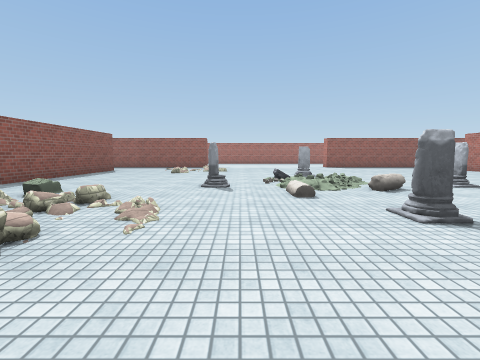
[1] (above)

22 first-person views from a walk through a 3-D level made in the Unity game engine. The camera is 1.3 m above the floor, tilts 6° down and sees 90° across. The floor is counted in squares, 2 m on a side. Each view is taken from the middle of a square. On the plan, view 1 faces up. The plan holds only what a view shows up to about 9 squares ahead; the rest is blank. The player character is not drawn. Surface patterns are stand-ins for the level's own textures.

[2]
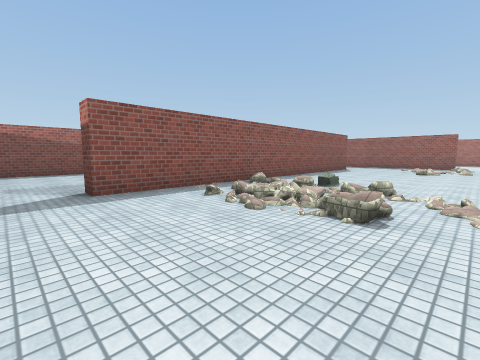

[3]
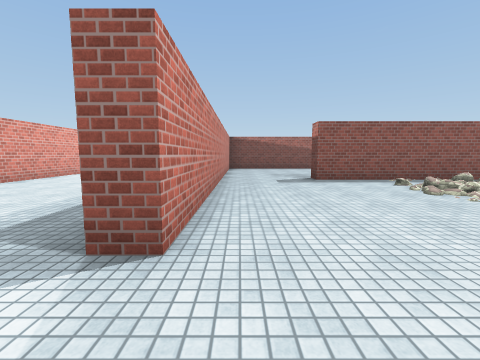

[4]
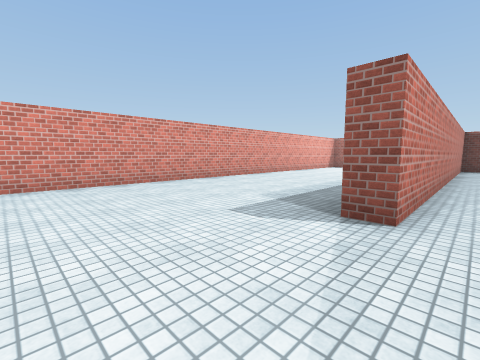

[5]
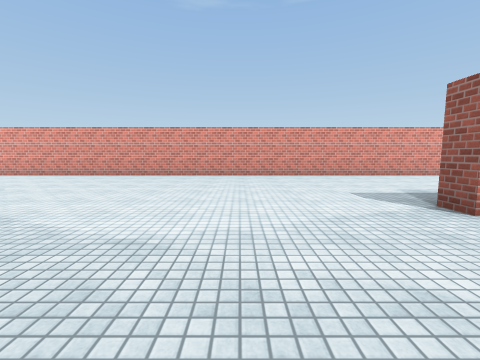

[6]
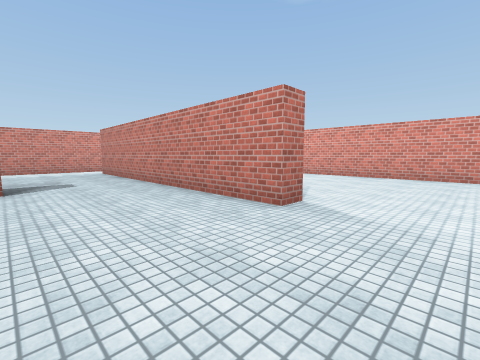

[7]
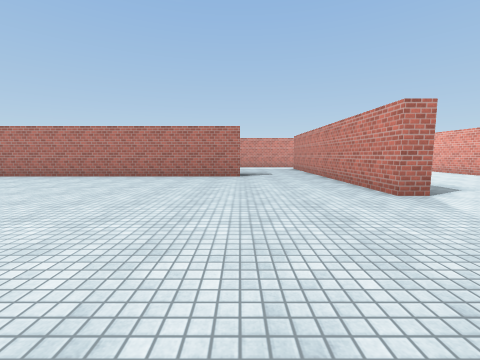

[8]
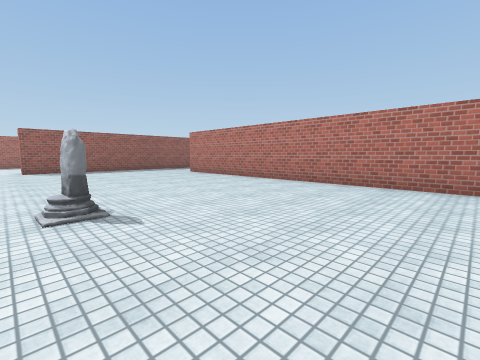

[9]
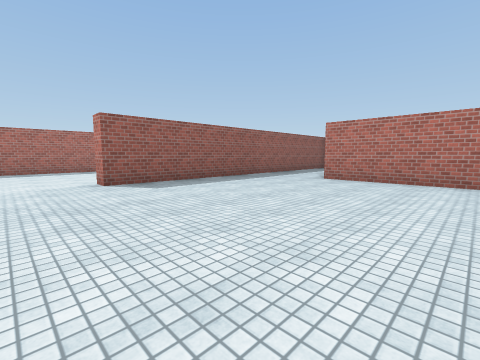

[10]
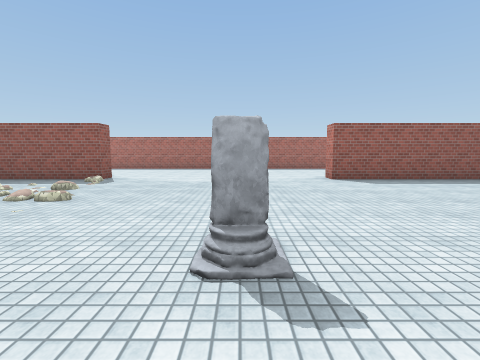

[11]
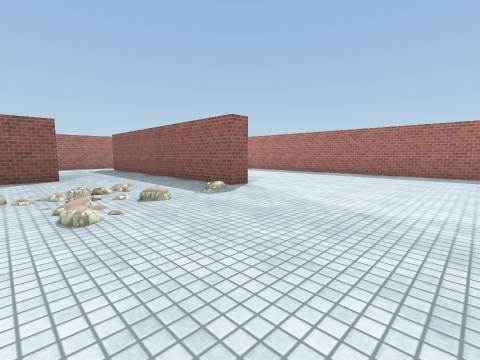

[12]
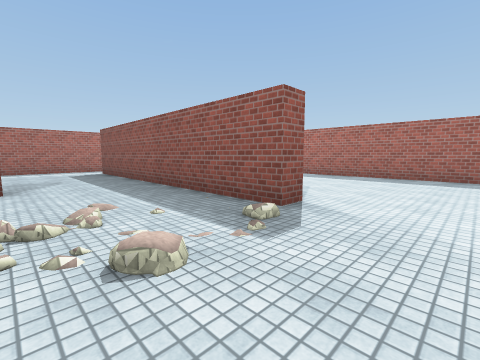

[13]
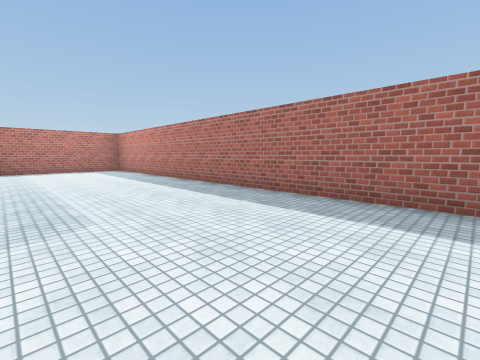

[14]
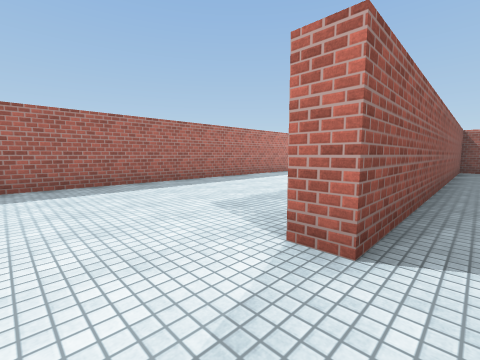

[15]
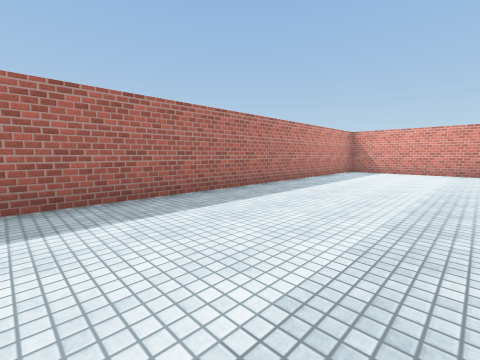

[16]
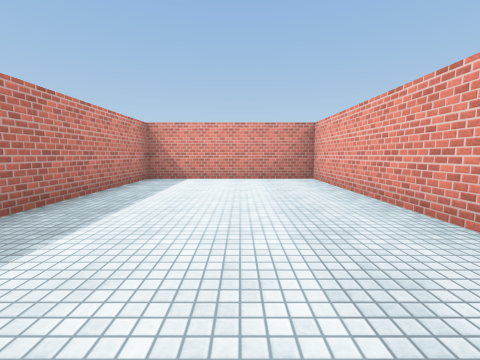

[17]
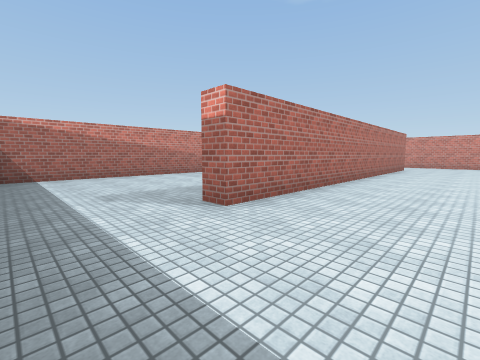

[18]
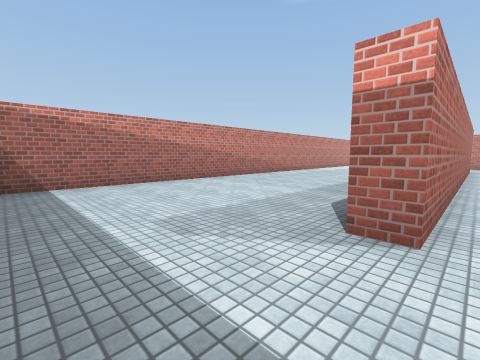

[19]
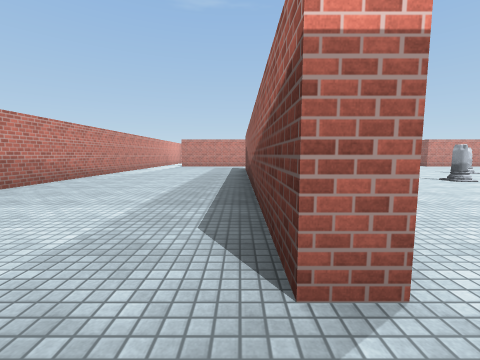

[20]
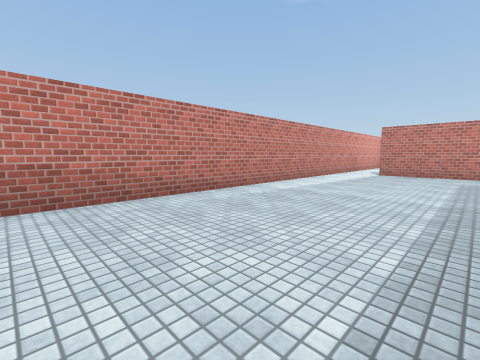

[21]
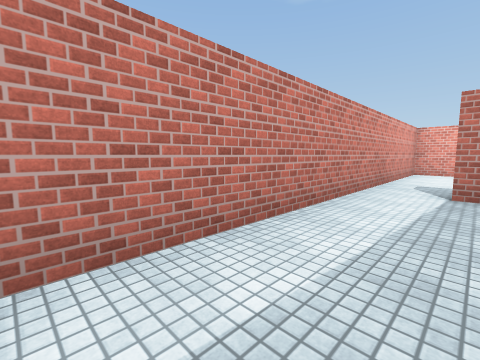

[22]
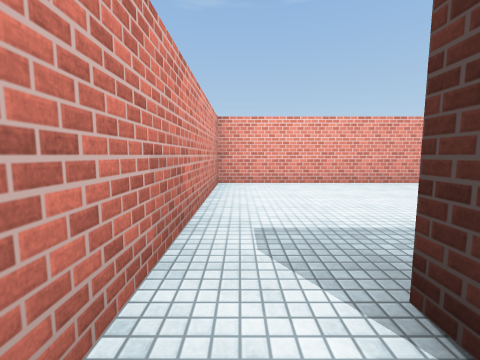

### Floor plan
Points are (right, up) in squares from view 1. A wall is a line through its corners. A room is listed if a view was taken in it or the views show most of it. See-through windows are left out.
Room 1 (views 1, 2, 3, 4, 5, 6, 7, 8, 9, 10, 11, 12, 13, 14, 15, 16, 17, 18, 19, 20, 21, 22)
walls: (-5.2, 10.1) (-5.2, 0) (-5.8, 0); (9.3, 0) (9.3, 10) (9.7, 10) (9.7, 2.5); (-1.7, 13.1) (-1.7, 12.5) (-9.2, 12.5); (5.7, -3.1) (5.7, -2.5) (13.2, -2.5); (9.9, 13) (14.5, 13) (14.5, 17.5) (-9.4, 17.5); (-10.5, 1.1) (-10.5, -2.4); (-10.1, -2.5) (-0.5, -2.5) (-0.5, -3); (-10.5, 12.4) (-10.5, 10); (-7.2, -7.5) (14.5, -7.5) (14.5, 12.5) (4.5, 12.5) (4.5, 13); (-10.5, 16.4) (-10.5, 14)
objects: other object (0, 5); other object (1, 6); other object (2, 2); other object (2, 7); other object (3, 5); other object (5, 5)

Where each view was taken, in squares from view 1:
view 1: 0 up, 0 right, facing up
view 2: 1 down, 1 left, facing up-left
view 3: 2 down, 1 right, facing left
view 4: 2 down, 2 right, facing down-left
view 5: 0 up, 2 right, facing down
view 6: 0 up, 4 right, facing down-right
view 7: 0 up, 2 right, facing right
view 8: 2 up, 4 right, facing up-right
view 9: 7 up, 3 right, facing up-right
view 10: 6 up, 2 right, facing up
view 11: 9 up, 2 right, facing up-left
view 12: 10 up, 0 right, facing up-left
view 13: 14 up, 0 right, facing up-left
view 14: 12 up, 3 right, facing up-right
view 15: 14 up, 5 right, facing up-right
view 16: 15 up, 8 right, facing right
view 17: 12 up, 7 right, facing down-right
view 18: 12 up, 9 right, facing down-right
view 19: 11 up, 10 right, facing down
view 20: 6 up, 11 right, facing down-right
view 21: 2 up, 13 right, facing down-right
view 22: 2 down, 14 right, facing down
